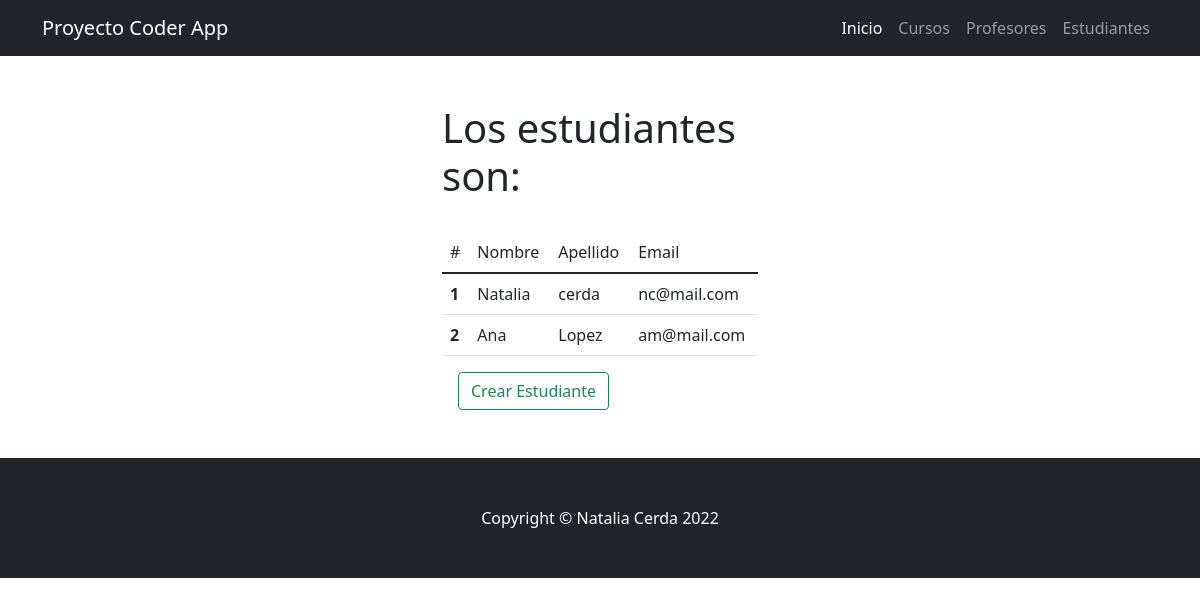
/coder_app/estudiantes/, run on the app's committed database.
### coder_app/models.py (models this page shows)
class Estudiante(models.Model):
    nombre = models.CharField("Nombre" ,max_length=30) # Texto
    apellido = models.CharField("Apellido" ,max_length=30) # Texto
    email = models.EmailField("email" ,blank=True, null=True) # Email - Opcional

### coder_app/views.py (the view)
# urls.py: path('estudiantes/', estudiantes, name="estudiantes"),
def estudiantes(request):
    estudiantes = Estudiante.objects.all()
    return render(request,"coder_app/estudiantes.html",{"estudiantes":estudiantes})

### coder_app/templates/coder_app/estudiantes.html (shortened to what this page needs)
{% extends 'coder_app/base.html' %}
{% load static %}
{% block contenidoPagina  %}
<section class="py-5">
    <div class="container px-5">
        <div class="row gx-5 justify-content-center">
            <div class="col-lg-4">
                <h1>
                    Los estudiantes son:
                </h1>
                <br>
                <table class="table table-theme">
                    <thead>
                        <td scope="col">#</td>
                        <td>Nombre</td>
                        <td>Apellido</td>
                        <td>Email</td>
                    </thead>
                    <tbody>
                        {% for estudiante in estudiantes %}
                            <tr>
                                <th scope="row">{{forloop.counter}}</th>
                                <td>{{ estudiante.nombre }}</td>
                                <td>{{ estudiante.apellido }}</td>
                                <td>{{ estudiante.email }}</td>
                            </tr>
                        {% endfor %}
                    </tbody>
                </table>
                <a class="btn btn-outline-success text-nowrap ms-3 my-2 my-sm-0" href="{% url 'crear-estudiante' %}">  Crear Estudiante</a>
            </div>
        </div>
    </div>
</section>
{% endblock %}

### data on the page
Estudiante: nombre "Natalia", apellido "cerda", email "nc@mail.com"
Estudiante: nombre "Ana", apellido "Lopez", email "am@mail.com"
